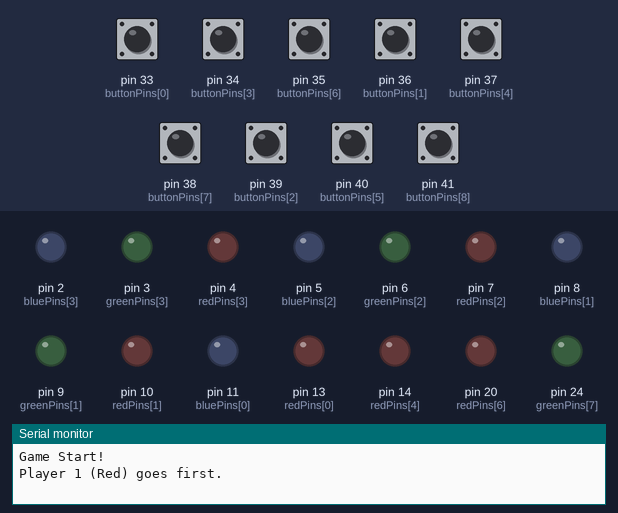
Simulated run of this sketch. Board: Arduino Mega 2560, built with avr-gcc and run on an emulated ATmega2560. On the bench: output pins drawn as LEDs (lit = HIGH), the last lines printed to the serial monitor. The test bench sets the inputs (shaded band); at power-on: pin 33 (buttonPins[0]), pin 34 (buttonPins[3]), pin 35 (buttonPins[6]), pin 36 (buttonPins[1]), pin 37 (buttonPins[4]), pin 38 (buttonPins[7]), pin 39 (buttonPins[2]), pin 40 (buttonPins[5]), pin 41 (buttonPins[8]) HIGH.

Above: at 1.2 s.
1.3 s: pin 33 (buttonPins[0]) pulled LOW for 0.15 s
At 2.1 s:
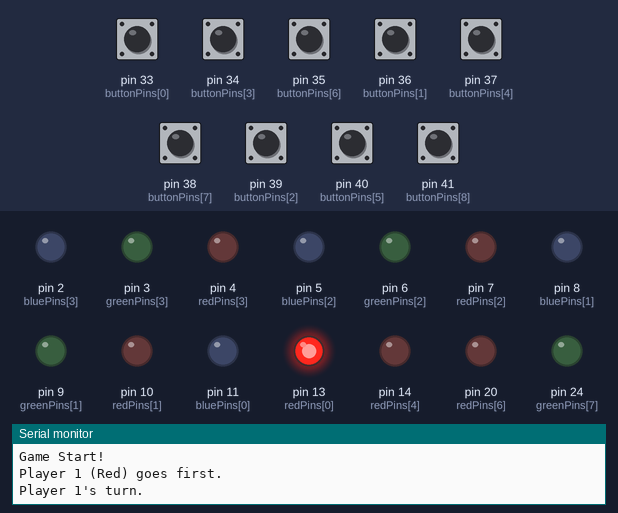
2.9 s: pin 34 (buttonPins[3]) pulled LOW for 0.15 s
At 3.3 s:
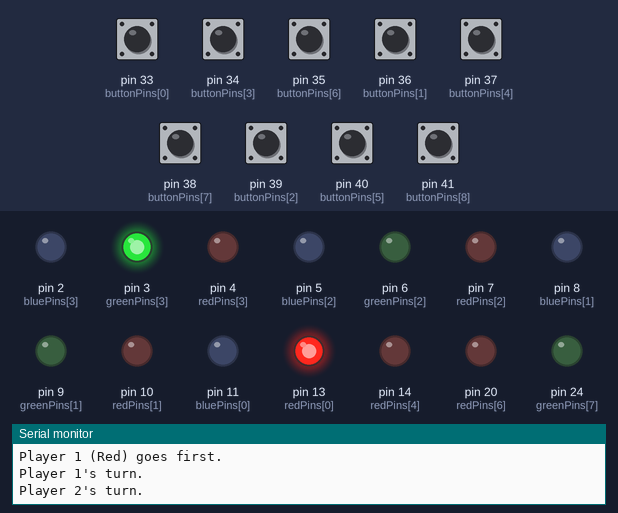
4.5 s: pin 35 (buttonPins[6]) pulled LOW for 0.15 s
At 5.7 s:
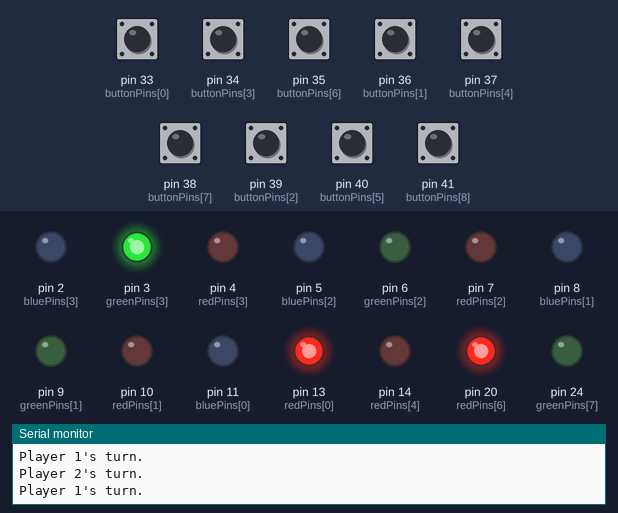
6.1 s: pin 36 (buttonPins[1]) pulled LOW for 0.15 s
At 6.9 s:
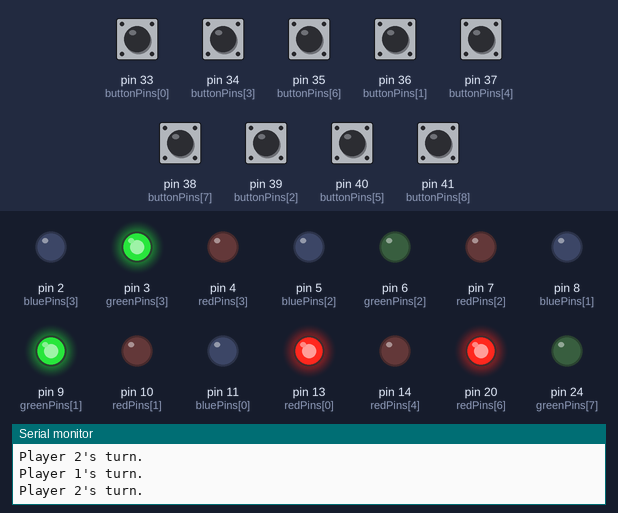
7.7 s: pin 37 (buttonPins[4]) pulled LOW for 0.15 s
At 8.2 s:
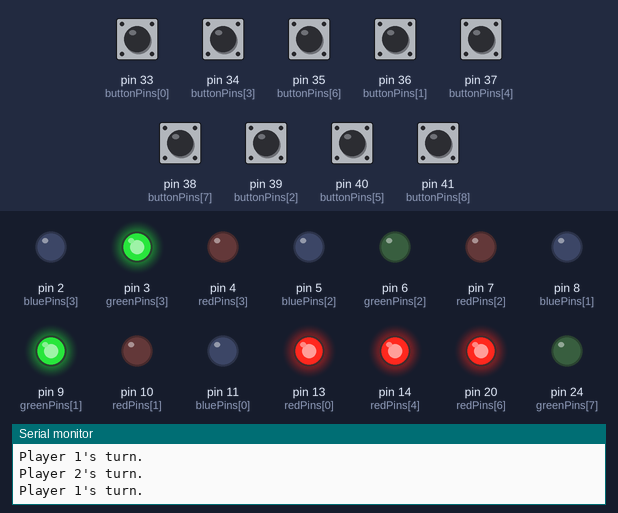
9.3 s: pin 38 (buttonPins[7]) pulled LOW for 0.15 s
At 10.6 s:
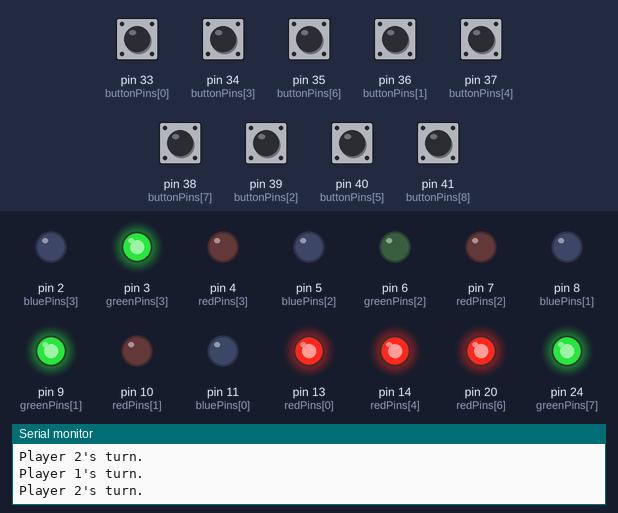
Timing chart, 0 to 11.9 s (numbered marks = the images above; inputs shaded):
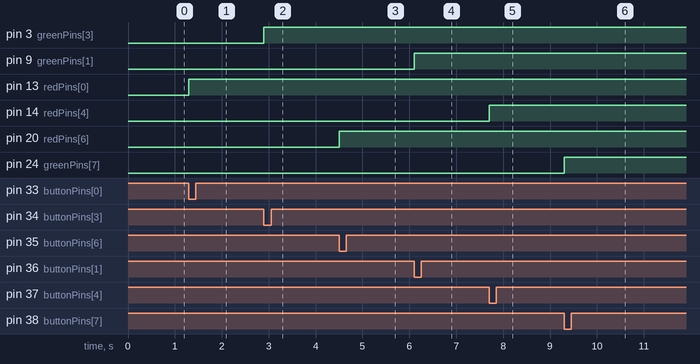

The sketch:

xo_game.ino
```cpp
void makeMove(int index);
void turnOffAllLEDs();
bool checkForWin();
bool checkForDraw();
void endGame();

const int redPins[9] = {13, 10, 7, 4, 14, 17, 20, 23, 26};
const int greenPins[9] = {12, 9, 6, 3, 15, 18, 21, 24, 27};
const int bluePins[9] = {11, 8, 5, 2, 16, 19, 22, 25, 28};
const int buttonPins[9] = {33, 36, 39, 34, 37, 40, 35, 38, 41};

char currentPlayer = 'X';
int buttonState[9] = {0};

void setup() {
  Serial.begin(9600);
  for (int i = 0; i < 9; i++) {
    pinMode(redPins[i], OUTPUT);
    pinMode(greenPins[i], OUTPUT);
    pinMode(bluePins[i], OUTPUT);
  }

  for (int i = 0; i < 9; i++) {
    pinMode(buttonPins[i], INPUT_PULLUP);
  }

  Serial.println("Game Start!");
  Serial.println("Player 1 (Red) goes first.");
}

void loop() {
  for (int i = 0; i < 9; i++) {
    if (digitalRead(buttonPins[i]) == LOW) {
      makeMove(i);
    }
  }

  if (checkForWin()) {

 if ((digitalRead(redPins[13]) == HIGH && digitalRead(redPins[10]) == HIGH && digitalRead(redPins[7]) == HIGH) ||  // First row
      (digitalRead(redPins[4]) == HIGH && digitalRead(redPins[14]) == HIGH && digitalRead(redPins[17]) == HIGH) ||  // Second row
      (digitalRead(redPins[20]) == HIGH && digitalRead(redPins[23]) == HIGH && digitalRead(redPins[26]) == HIGH) ||  // Third row
      (digitalRead(redPins[13]) == HIGH && digitalRead(redPins[4]) == HIGH && digitalRead(redPins[20]) == HIGH) ||  // First column
      (digitalRead(redPins[10]) == HIGH && digitalRead(redPins[14]) == HIGH && digitalRead(redPins[23]) == HIGH) ||  // Second column
      (digitalRead(redPins[7]) == HIGH && digitalRead(redPins[17]) == HIGH && digitalRead(redPins[26]) == HIGH) ||  // Third column
      (digitalRead(redPins[13]) == HIGH && digitalRead(redPins[14]) == HIGH && digitalRead(redPins[26]) == HIGH) ||  // Diagonal from top-left to bottom-right
      (digitalRead(redPins[7]) == HIGH && digitalRead(redPins[14]) == HIGH && digitalRead(redPins[20]) == HIGH)) {  // Diagonal from top-right to bottom-left
    Serial.println("RED WINS!");
    delay(5000);
    endGame();
  }
  else if ((digitalRead(greenPins[12]) == HIGH && digitalRead(greenPins[9]) == HIGH && digitalRead(greenPins[6]) == HIGH) ||  // First row
           (digitalRead(greenPins[3]) == HIGH && digitalRead(greenPins[15]) == HIGH && digitalRead(greenPins[18]) == HIGH) ||  // Second row
           (digitalRead(greenPins[21]) == HIGH && digitalRead(greenPins[24]) == HIGH && digitalRead(greenPins[27]) == HIGH) ||  // Third row
           (digitalRead(greenPins[12]) == HIGH && digitalRead(greenPins[3]) == HIGH && digitalRead(greenPins[21]) == HIGH) ||  // First column
           (digitalRead(greenPins[9]) == HIGH && digitalRead(greenPins[15]) == HIGH && digitalRead(greenPins[24]) == HIGH) ||  // Second column
           (digitalRead(greenPins[6]) == HIGH && digitalRead(greenPins[18]) == HIGH && digitalRead(greenPins[27]) == HIGH) ||  // Third column
           (digitalRead(greenPins[13]) == HIGH && digitalRead(greenPins[14]) == HIGH && digitalRead(greenPins[26]) == HIGH) ||  // Diagonal from top-left to bottom-right
           (digitalRead(greenPins[7]) == HIGH && digitalRead(greenPins[14]) == HIGH && digitalRead(greenPins[20]) == HIGH)) {  // Diagonal from top-right to bottom-left
    Serial.println("GREEN WINS!");
    delay(5000);
    endGame();
  }

  } else if (checkForDraw()) {
    Serial.println("It's a draw!");
    delay(5000);
    endGame();
  }
}

void makeMove(int index) {
  if (buttonState[index] == 1) {
    return;
  }

  if (currentPlayer == 'X') {
    digitalWrite(redPins[index], HIGH);
  } else {
    digitalWrite(greenPins[index], HIGH);
  }

  buttonState[index] = 1;

  Serial.print("Player ");
  Serial.print((currentPlayer == 'X') ? "1" : "2");
  Serial.println("'s turn.");

  currentPlayer = (currentPlayer == 'X') ? 'O' : 'X';

  delay(200);
}

void turnOffAllLEDs() {
  for (int i = 0; i < 9; i++) {
    digitalWrite(redPins[i], LOW);
    digitalWrite(greenPins[i], LOW);
    digitalWrite(bluePins[i], LOW);
  }
}

bool checkForWin() {
  for (int i = 0; i < 3; i++) {
    if (checkRow(i)) {
      return true;
    }
  }
  for (int i = 0; i < 3; i++) {
    if (checkColumn(i)) {
      return true;
    }
  }

  if (checkDiagonal(0, 4, 8) || checkDiagonal(2, 4, 6)) {
    return true;
  }

  return false;
}

bool checkRow(int row) {
  return (buttonState[row * 3] == 1 && buttonState[row * 3 + 1] == 1 && buttonState[row * 3 + 2] == 1);
}

bool checkColumn(int col) {
  return (buttonState[col] == 1 && buttonState[col + 3] == 1 && buttonState[col + 6] == 1);
}

bool checkDiagonal(int a, int b, int c) {
  return (buttonState[a] == 1 && buttonState[b] == 1 && buttonState[c] == 1);
}


bool checkForDraw() {
  for (int i = 0; i < 9; i++) {
    if (buttonState[i] == 0) {
      return false;
    }
  }
  return true;
}

void turnOnAllLEDs() {
  for (int i = 0; i < 9; i++) {
    digitalWrite(redPins[i], HIGH);
    digitalWrite(greenPins[i], HIGH);
    digitalWrite(bluePins[i], HIGH);
  }
}

void endGame() {
  Serial.println("Game Over!");
  Serial.println("Press the reset button to start a new game.");

  for (int i = 0; i < 3; i++) {
    turnOffAllLEDs();
    delay(500);
    turnOnAllLEDs();
    delay(500);
  }

  turnOffAllLEDs();

  while (true) {

  }
}
```

Measured:
- after the input at 1.3 s, pin 13 (redPins[0]): LOW → HIGH at once
- after the input at 2.9 s, pin 3 (greenPins[3]): LOW → HIGH at once
- after the input at 4.5 s, pin 20 (redPins[6]): LOW → HIGH at once
- after the input at 6.1 s, pin 9 (greenPins[1]): LOW → HIGH at once
- after the input at 7.7 s, pin 14 (redPins[4]): LOW → HIGH at once
- after the input at 9.3 s, pin 24 (greenPins[7]): LOW → HIGH at once
